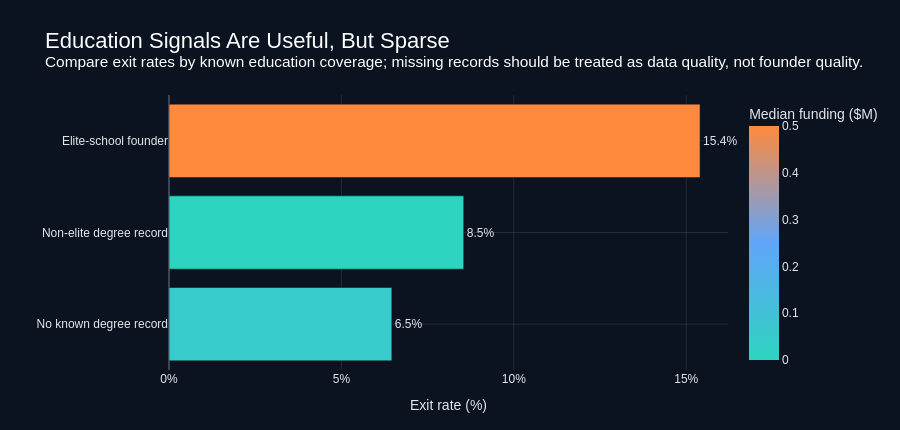

Here is the notebook cell this chart was saved with:
### Code cell
# Insight 2: Education signal.
ml_df["elite_founder_flag"] = (ml_df["founders_with_elite_school"] > 0).astype(int)
ml_df["degree_founder_flag"] = (ml_df["founders_with_degree"] > 0).astype(int)

education_signal = ml_df.groupby(["degree_founder_flag", "elite_founder_flag"]).agg(
    companies=("id", "size"),
    exit_rate=("success_exit", "mean"),
    median_funding_usd=("funding_total_usd", "median"),
    median_founders=("founder_count", "median")
).reset_index()

education_signal["education_group"] = education_signal.apply(
    lambda r: "Elite-school founder" if r["elite_founder_flag"] == 1 else (
        "Non-elite degree record" if r["degree_founder_flag"] == 1 else "No known degree record"
    ),
    axis=1
)
education_signal["exit_rate_pct"] = education_signal["exit_rate"] * 100
education_signal["median_funding_m"] = education_signal["median_funding_usd"] / 1_000_000

fig = px.bar(
    education_signal.sort_values("exit_rate_pct"),
    x="exit_rate_pct",
    y="education_group",
    orientation="h",
    color="median_funding_m",
    color_continuous_scale=["#2DD4BF", "#60A5FA", "#FF8A3D"],
    text=education_signal.sort_values("exit_rate_pct")["exit_rate_pct"].map(lambda x: f"{x:.1f}%"),
    hover_data={
        "companies": ":,",
        "exit_rate_pct": ":.1f",
        "median_funding_m": ":.2f",
        "median_founders": ":.1f",
        "education_group": False,
    },
    labels={"exit_rate_pct": "Exit rate (%)", "education_group": "", "median_funding_m": "Median funding ($M)"}
)
fig.update_traces(textposition="outside", cliponaxis=False)
fig = polish_fig(
    fig,
    "Education Signals Are Useful, But Sparse",
    "Compare exit rates by known education coverage; missing records should be treated as data quality, not founder quality.",
    height=430,
)
fig.update_xaxes(ticksuffix="%", rangemode="tozero")
fig.show()

education_signal

### Figure 1 — Plotly figure (JSON) as saved in the notebook; plotly's stock layout.template omitted (floating-point values rounded to 4 significant figures)
{"data": [{"cliponaxis": false, "customdata": [[30380.0, 0.05, 1.0], [9032.0, 0.0, 2.0], [3344.0, 0.5, 2.0]], "hovertemplate": "Exit rate (%)=%{x:.1f}<br>text=%{text}<br>companies=%{customdata[0]:,}<br>Median funding ($M)=%{marker.color:.2f}<br>median_founders=%{customdata[2]:.1f}<extra></extra>", "legendgroup": "", "marker": {"color": [0.05, 0.0, 0.5], "coloraxis": "coloraxis", "pattern": {"shape": ""}}, "name": "", "orientation": "h", "showlegend": false, "text": ["6.5%", "8.5%", "15.4%"], "textposition": "outside", "type": "bar", "x": [6.463, 8.547, 15.4], "xaxis": "x", "y": ["No known degree record", "Non-elite degree record", "Elite-school founder"], "yaxis": "y"}], "layout": {"barmode": "relative", "coloraxis": {"colorbar": {"title": {"text": "Median funding ($M)"}}, "colorscale": [[0, "#2DD4BF"], [0.5, "#60A5FA"], [1, "#FF8A3D"]]}, "font": {"color": "#E5E7EB", "family": "Arial"}, "height": 430, "legend": {"title": {"text": ""}, "tracegroupgap": 0}, "margin": {"b": 60, "l": 70, "r": 40, "t": 95}, "paper_bgcolor": "#0B1220", "plot_bgcolor": "#0B1220", "title": {"font": {"color": "#FFFFFF", "size": 22}, "text": "Education Signals Are Useful, But Sparse<br><sup>Compare exit rates by known education coverage; missing records should be treated as data quality, not founder quality.</sup>"}, "xaxis": {"anchor": "y", "domain": [0, 1], "gridcolor": "rgba(148,163,184,0.18)", "rangemode": "tozero", "ticksuffix": "%", "title": {"text": "Exit rate (%)"}, "zerolinecolor": "rgba(148,163,184,0.35)"}, "yaxis": {"anchor": "x", "domain": [0, 1], "gridcolor": "rgba(148,163,184,0.18)", "title": {"text": ""}, "zerolinecolor": "rgba(148,163,184,0.35)"}}}
